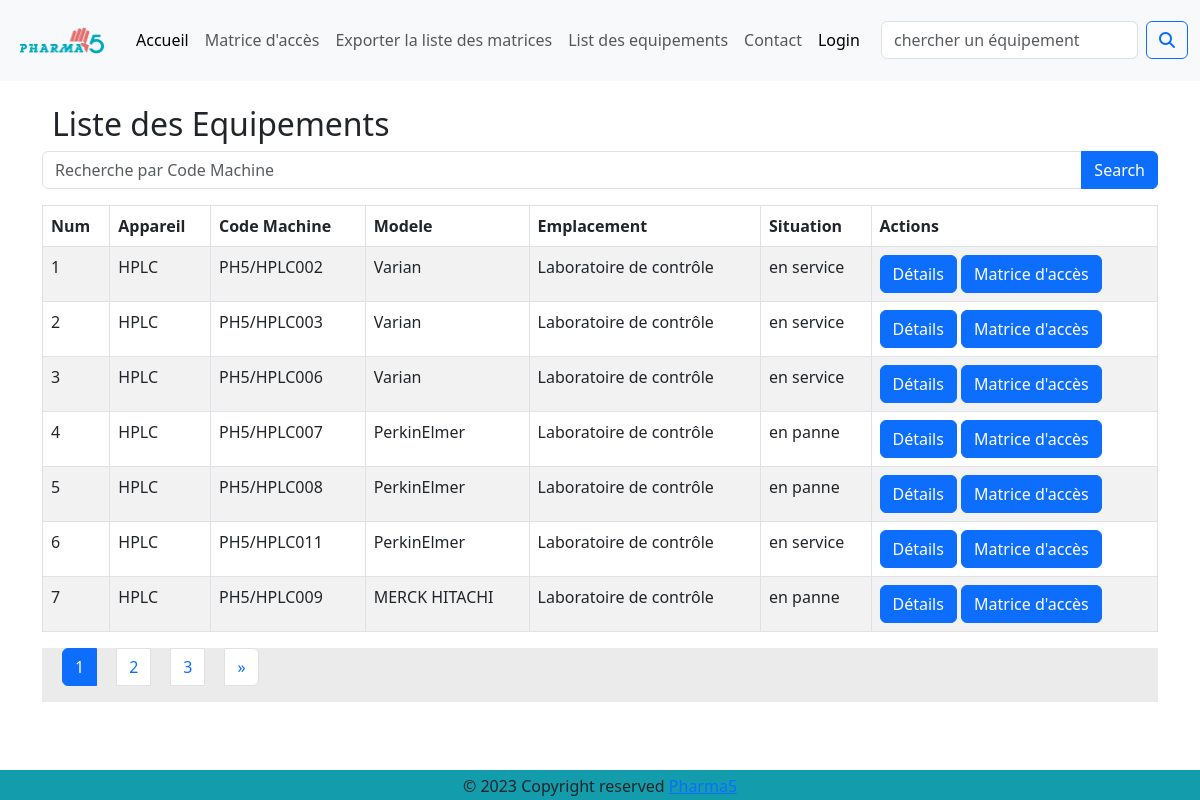
/equipement/all/, run on the app's committed database.
### equipement/models.py (models this page shows, shortened)
class Equipement(models.Model):
    Num = models.fields.IntegerField(null=False) # c'est important ce numéro. C'est lui qui permet d'identifier un équipement au niveau du site
    Emplacement = models.fields.CharField(max_length=100,null=True)
    Appareil = models.fields.CharField(max_length=100,null=False)
    Etat = models.fields.CharField(max_length=100,null=True)
    modele = models.fields.CharField(max_length=100, null=True)
    Code_machine = models.fields.CharField(max_length=20, null=True)
    Password = models.fields.CharField(max_length=20, null=True)
    matrcie_acces = models.fields.CharField(max_length=100, null=True)
    Sauvegarde = models.fields.CharField(max_length=100, null=True)
    Connecte_reseau = models.fields.CharField(max_length=100, null=True)
    Connecte_AD = models.fields.CharField(max_length=100, null=True)
    connecté_imprimante = models.fields.CharField(max_length=10, null=True)
    Maintenance = models.fields.CharField(max_length=100, null=True)
    planning_sauvegarde = models.fields.CharField(max_length=100, null=True)
    Logiciel = models.fields.CharField(max_length=100, null=True)
    version_logiciel = models.fields.CharField(max_length=100, null=True)
    date_installation = models.fields.CharField(max_length=100, null=True)
    Version_windows= models.fields.CharField(max_length=100, null=True)
    Situation = models.fields.CharField(max_length=100, null=True)
    Fournisseur = models.fields.CharField(max_length=100, null=True)
    Etat_materiel_informatique= models.fields.CharField(max_length=100, null=True)
    numero_serie= models.fields.CharField(max_length=40, null=True)
    Documentation = models.fields.CharField(max_length=100,null=True)
    DOC_qualification = models.fields.CharField(max_length=100,null=True)
    QX =  models.fields.CharField(max_length=20, null=True)
    description = models.fields.CharField(max_length=1000, null=True)
    site_officiel = models.fields.URLField(null=True,blank=True)
    Autres = models.fields.CharField(max_length=100, null=True)

### equipement/views.py (the view)
# urls.py: path('all/', views.all_equipments, name='all_equipments'),
def all_equipments(request):
    all_equipments = Equipement.objects.all()
    page = request.GET.get('page', 1)
    paginator = Paginator(all_equipments, 7)
    try:
        equipements = paginator.page(page)
    except PageNotAnInteger:
        equipements = paginator.page(1)
    except EmptyPage:
        equipements = paginator.page(paginator.num_pages)
    return render(request, 'all_equipments.html', { 'all_equipments': equipements })

### equipement/templates/all_equipments.html (shortened to what this page needs)
{% extends 'authentification/base.html' %}
{% block content %}
<link href="https://maxcdn.bootstrapcdn.com/bootstrap/5.3.0/css/bootstrap.min.css" rel="stylesheet">
<div class="container">
  <div class="row">
    <div class="col-12">
      <h2>Liste des Equipements</h2>
      <form method="get" action="{% url 'search-equipments' %}" class="mb-3">
        <div class="input-group">
          <input type="text" class="form-control" name="search" placeholder="Recherche par Code Machine">
          <button type="submit" class="btn btn-primary">Search</button>
        </div>
      </form>
      <table id="bootstrapdatatable" class="table table-striped table-bordered" width="100%">
        <thead>
          <tr>
            <th>Num</th>
            <th>Appareil</th>
            <th>Code Machine</th>
            <th>Modele</th>
            <th>Emplacement</th>
            <th>Situation</th>
            <th>Actions</th>
          </tr>
        </thead>
        <tbody>
          {% for equip in all_equipments %}
          <tr>
            <td>{{ equip.Num }}</td>
            <td>{{ equip.Appareil }}</td>
            <td>{{ equip.Code_machine }}</td>
            <td>{{ equip.modele }}</td>
            <td>{{ equip.Emplacement }}</td>
            <td>{{ equip.Situation }}</td>
            <td>
              <a href="{% url 'appareil-detail' equip.id %}" class="btn btn-primary">Détails</a>
              <a href="{% url 'matrice_detail' equip.id %}" class="btn btn-primary">Matrice d'accès</a>
            </td>
          </tr>
          {% endfor %}
        </tbody>
      </table>
      {% if all_equipments.has_other_pages %}
      <nav aria-label="Page navigation">
        <ul class="pagination">
          {% for n in all_equipments.paginator.page_range %}
          {% if all_equipments.number == n %}
          <li class="page-item active">
            <span class="page-link">{{ n }}<span class="sr-only">(current)</span></span>
          </li>
          {% elif n > all_equipments.number|add:'-3' and n < all_equipments.number|add:'3' %}
          <li class="page-item"><a class="page-link" href="?search={{ query }}&page={{ n }}">{{ n }}</a></li>
          {% endif %}
          {% endfor %}
          {% if all_equipments.has_next %}
          <li class="page-item">
            <a class="page-link" href="?search={{ query }}&page={{ all_equipments.paginator.num_pages }}" aria-label="Next">
              <span aria-hidden="true">&raquo;</span>
            </a>
          </li>
          {% endif %}
        </ul>
      </nav>
      {% endif %}
    </div>
  </div>
</div>
{% endblock %}

### membre/static/style.css (style rules this page uses)
body { display: flex; flex-direction: column; min-height: 100vh; }
h1, h2, h3, h5 { padding-left: 10px; color:#00abbe; }
nav { display: flex; background-color: #ebebeb; }
nav li { display: inline-block; font-size: 20px; padding-left: 20px; }

### data on the page
Equipement: Num "1", Appareil "HPLC", Code_machine "PH5/HPLC002", modele "Varian", Emplacement "Laboratoire de contrôle", Situation "en service"
Equipement: Num "2", Appareil "HPLC", Code_machine "PH5/HPLC003", modele "Varian", Emplacement "Laboratoire de contrôle", Situation "en service"
Equipement: Num "3", Appareil "HPLC", Code_machine "PH5/HPLC006", modele "Varian", Emplacement "Laboratoire de contrôle", Situation "en service"
Equipement: Num "4", Appareil "HPLC", Code_machine "PH5/HPLC007", modele "PerkinElmer", Emplacement "Laboratoire de contrôle", Situation "en panne"
Equipement: Num "5", Appareil "HPLC", Code_machine "PH5/HPLC008", modele "PerkinElmer", Emplacement "Laboratoire de contrôle", Situation "en panne"
Equipement: Num "6", Appareil "HPLC", Code_machine "PH5/HPLC011", modele "PerkinElmer", Emplacement "Laboratoire de contrôle", Situation "en service"
Equipement: Num "7", Appareil "HPLC", Code_machine "PH5/HPLC009", modele "MERCK HITACHI", Emplacement "Laboratoire de contrôle", Situation "en panne"

### other printed values
{{ n }} "1"
{{ n }} "2" "3"
